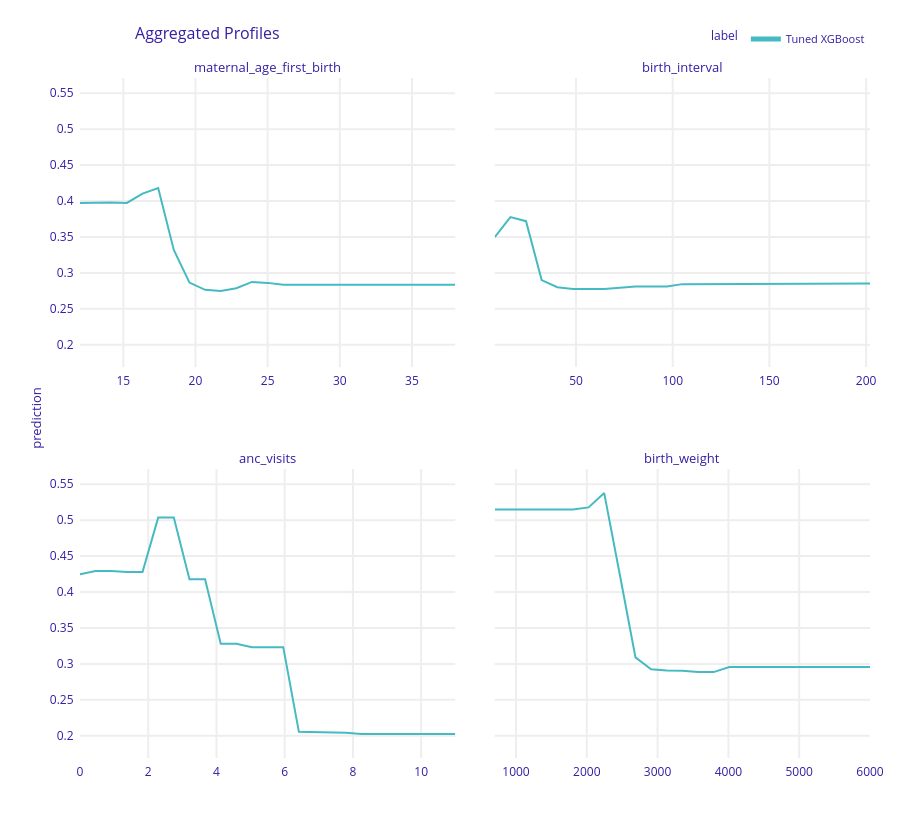

This figure's notebook cell:
### Markdown cell above
## Partial Dependence Profiles: Continuous Variables

### Code cell
pdp_continuous = explainer.model_profile(
    type="partial",
    variables=continuous_vars,
    variable_type="numerical",
    N=500,
    grid_points=25,
    random_state=RANDOM_STATE,
    verbose=False
)

pdp_continuous.plot()

### Figure 1 — Plotly figure (JSON) as saved in the notebook; plotly's stock layout.template omitted (floating-point values rounded to 4 significant figures)
{"data": [{"customdata": [[0.3107, "Tuned XGBoost", "maternal_age_first_birth"], [0.3107, "Tuned XGBoost", "maternal_age_first_birth"], [0.3107, "Tuned XGBoost", "maternal_age_first_birth"], [0.3107, "Tuned XGBoost", "maternal_age_first_birth"], [0.3107, "Tuned XGBoost", "maternal_age_first_birth"], [0.3107, "Tuned XGBoost", "maternal_age_first_birth"], [0.3107, "Tuned XGBoost", "maternal_age_first_birth"], [0.3107, "Tuned XGBoost", "maternal_age_first_birth"], [0.3107, "Tuned XGBoost", "maternal_age_first_birth"], [0.3107, "Tuned XGBoost", "maternal_age_first_birth"], [0.3107, "Tuned XGBoost", "maternal_age_first_birth"], [0.3107, "Tuned XGBoost", "maternal_age_first_birth"], [0.3107, "Tuned XGBoost", "maternal_age_first_birth"], [0.3107, "Tuned XGBoost", "maternal_age_first_birth"], [0.3107, "Tuned XGBoost", "maternal_age_first_birth"], [0.3107, "Tuned XGBoost", "maternal_age_first_birth"], [0.3107, "Tuned XGBoost", "maternal_age_first_birth"], [0.3107, "Tuned XGBoost", "maternal_age_first_birth"], [0.3107, "Tuned XGBoost", "maternal_age_first_birth"], [0.3107, "Tuned XGBoost", "maternal_age_first_birth"], [0.3107, "Tuned XGBoost", "maternal_age_first_birth"], [0.3107, "Tuned XGBoost", "maternal_age_first_birth"], [0.3107, "Tuned XGBoost", "maternal_age_first_birth"], [0.3107, "Tuned XGBoost", "maternal_age_first_birth"], [0.3107, "Tuned XGBoost", "maternal_age_first_birth"]], "hovertemplate": "<b>%{hovertext}</b><br><br>prediction=%{y:.3f}<br>mean_prediction=%{customdata[0]:.3f}<extra></extra>", "hovertext": ["Tuned XGBoost", "Tuned XGBoost", "Tuned XGBoost", "Tuned XGBoost", "Tuned XGBoost", "Tuned XGBoost", "Tuned XGBoost", "Tuned XGBoost", "Tuned XGBoost", "Tuned XGBoost", "Tuned XGBoost", "Tuned XGBoost", "Tuned XGBoost", "Tuned XGBoost", "Tuned XGBoost", "Tuned XGBoost", "Tuned XGBoost", "Tuned XGBoost", "Tuned XGBoost", "Tuned XGBoost", "Tuned XGBoost", "Tuned XGBoost", "Tuned XGBoost", "Tuned XGBoost", "Tuned XGBoost"], "legendgroup": "Tuned XGBoost", "line": {"color": "#46bac2", "dash": "solid", "width": 2}, "marker": {"symbol": "circle"}, "mode": "lines", "name": "Tuned XGBoost", "opacity": 1, "orientation": "v", "showlegend": true, "type": "scatter", "x": [12.0, 13.08, 14.17, 15.25, 16.33, 17.42, 18.5, 19.58, 20.67, 21.75, 22.83, 23.92, 25.0, 26.08, 27.17, 28.25, 29.33, 30.42, 31.5, 32.58, 33.67, 34.75, 35.83, 36.92, 38.0], "xaxis": "x3", "y": [0.3973, 0.3979, 0.3979, 0.3973, 0.4103, 0.4182, 0.3319, 0.2865, 0.2765, 0.2747, 0.2787, 0.2874, 0.2861, 0.2834, 0.2834, 0.2834, 0.2834, 0.2834, 0.2834, 0.2834, 0.2834, 0.2834, 0.2834, 0.2834, 0.2834], "yaxis": "y3"}, {"customdata": [[0.3107, "Tuned XGBoost", "birth_interval"], [0.3107, "Tuned XGBoost", "birth_interval"], [0.3107, "Tuned XGBoost", "birth_interval"], [0.3107, "Tuned XGBoost", "birth_interval"], [0.3107, "Tuned XGBoost", "birth_interval"], [0.3107, "Tuned XGBoost", "birth_interval"], [0.3107, "Tuned XGBoost", "birth_interval"], [0.3107, "Tuned XGBoost", "birth_interval"], [0.3107, "Tuned XGBoost", "birth_interval"], [0.3107, "Tuned XGBoost", "birth_interval"], [0.3107, "Tuned XGBoost", "birth_interval"], [0.3107, "Tuned XGBoost", "birth_interval"], [0.3107, "Tuned XGBoost", "birth_interval"], [0.3107, "Tuned XGBoost", "birth_interval"], [0.3107, "Tuned XGBoost", "birth_interval"], [0.3107, "Tuned XGBoost", "birth_interval"], [0.3107, "Tuned XGBoost", "birth_interval"], [0.3107, "Tuned XGBoost", "birth_interval"], [0.3107, "Tuned XGBoost", "birth_interval"], [0.3107, "Tuned XGBoost", "birth_interval"], [0.3107, "Tuned XGBoost", "birth_interval"], [0.3107, "Tuned XGBoost", "birth_interval"], [0.3107, "Tuned XGBoost", "birth_interval"], [0.3107, "Tuned XGBoost", "birth_interval"], [0.3107, "Tuned XGBoost", "birth_interval"]], "hovertemplate": "<b>%{hovertext}</b><br><br>prediction=%{y:.3f}<br>mean_prediction=%{customdata[0]:.3f}<extra></extra>", "hovertext": ["Tuned XGBoost", "Tuned XGBoost", "Tuned XGBoost", "Tuned XGBoost", "Tuned XGBoost", "Tuned XGBoost", "Tuned XGBoost", "Tuned XGBoost", "Tuned XGBoost", "Tuned XGBoost", "Tuned XGBoost", "Tuned XGBoost", "Tuned XGBoost", "Tuned XGBoost", "Tuned XGBoost", "Tuned XGBoost", "Tuned XGBoost", "Tuned XGBoost", "Tuned XGBoost", "Tuned XGBoost", "Tuned XGBoost", "Tuned XGBoost", "Tuned XGBoost", "Tuned XGBoost", "Tuned XGBoost"], "legendgroup": "Tuned XGBoost", "line": {"color": "#46bac2", "dash": "solid", "width": 2}, "marker": {"symbol": "circle"}, "mode": "lines", "name": "Tuned XGBoost", "opacity": 1, "orientation": "v", "showlegend": false, "type": "scatter", "x": [8.0, 16.08, 24.17, 32.25, 40.33, 48.42, 56.5, 64.58, 72.67, 80.75, 88.83, 96.92, 105.0, 113.1, 121.2, 129.2, 137.3, 145.4, 153.5, 161.6, 169.7, 177.8, 185.8, 193.9, 202.0], "xaxis": "x4", "y": [0.3498, 0.3778, 0.372, 0.2901, 0.2801, 0.2776, 0.2776, 0.2776, 0.2793, 0.2811, 0.2811, 0.2811, 0.2844, 0.2844, 0.2844, 0.2852, 0.2852, 0.2852, 0.2852, 0.2852, 0.2852, 0.2852, 0.2852, 0.2852, 0.2852], "yaxis": "y4"}, {"customdata": [[0.3107, "Tuned XGBoost", "anc_visits"], [0.3107, "Tuned XGBoost", "anc_visits"], [0.3107, "Tuned XGBoost", "anc_visits"], [0.3107, "Tuned XGBoost", "anc_visits"], [0.3107, "Tuned XGBoost", "anc_visits"], [0.3107, "Tuned XGBoost", "anc_visits"], [0.3107, "Tuned XGBoost", "anc_visits"], [0.3107, "Tuned XGBoost", "anc_visits"], [0.3107, "Tuned XGBoost", "anc_visits"], [0.3107, "Tuned XGBoost", "anc_visits"], [0.3107, "Tuned XGBoost", "anc_visits"], [0.3107, "Tuned XGBoost", "anc_visits"], [0.3107, "Tuned XGBoost", "anc_visits"], [0.3107, "Tuned XGBoost", "anc_visits"], [0.3107, "Tuned XGBoost", "anc_visits"], [0.3107, "Tuned XGBoost", "anc_visits"], [0.3107, "Tuned XGBoost", "anc_visits"], [0.3107, "Tuned XGBoost", "anc_visits"], [0.3107, "Tuned XGBoost", "anc_visits"], [0.3107, "Tuned XGBoost", "anc_visits"], [0.3107, "Tuned XGBoost", "anc_visits"], [0.3107, "Tuned XGBoost", "anc_visits"], [0.3107, "Tuned XGBoost", "anc_visits"], [0.3107, "Tuned XGBoost", "anc_visits"], [0.3107, "Tuned XGBoost", "anc_visits"]], "hovertemplate": "<b>%{hovertext}</b><br><br>prediction=%{y:.3f}<br>mean_prediction=%{customdata[0]:.3f}<extra></extra>", "hovertext": ["Tuned XGBoost", "Tuned XGBoost", "Tuned XGBoost", "Tuned XGBoost", "Tuned XGBoost", "Tuned XGBoost", "Tuned XGBoost", "Tuned XGBoost", "Tuned XGBoost", "Tuned XGBoost", "Tuned XGBoost", "Tuned XGBoost", "Tuned XGBoost", "Tuned XGBoost", "Tuned XGBoost", "Tuned XGBoost", "Tuned XGBoost", "Tuned XGBoost", "Tuned XGBoost", "Tuned XGBoost", "Tuned XGBoost", "Tuned XGBoost", "Tuned XGBoost", "Tuned XGBoost", "Tuned XGBoost"], "legendgroup": "Tuned XGBoost", "line": {"color": "#46bac2", "dash": "solid", "width": 2}, "marker": {"symbol": "circle"}, "mode": "lines", "name": "Tuned XGBoost", "opacity": 1, "orientation": "v", "showlegend": false, "type": "scatter", "x": [0.0, 0.4583, 0.9167, 1.375, 1.833, 2.292, 2.75, 3.208, 3.667, 4.125, 4.583, 5.042, 5.5, 5.958, 6.417, 6.875, 7.333, 7.792, 8.25, 8.708, 9.167, 9.625, 10.08, 10.54, 11.0], "xaxis": "x", "y": [0.4248, 0.4291, 0.4291, 0.428, 0.428, 0.5035, 0.5035, 0.4176, 0.4176, 0.3281, 0.3281, 0.3233, 0.3233, 0.3233, 0.2055, 0.2051, 0.2041, 0.2041, 0.2026, 0.2026, 0.2026, 0.2026, 0.2026, 0.2026, 0.2026], "yaxis": "y"}, {"customdata": [[0.3107, "Tuned XGBoost", "birth_weight"], [0.3107, "Tuned XGBoost", "birth_weight"], [0.3107, "Tuned XGBoost", "birth_weight"], [0.3107, "Tuned XGBoost", "birth_weight"], [0.3107, "Tuned XGBoost", "birth_weight"], [0.3107, "Tuned XGBoost", "birth_weight"], [0.3107, "Tuned XGBoost", "birth_weight"], [0.3107, "Tuned XGBoost", "birth_weight"], [0.3107, "Tuned XGBoost", "birth_weight"], [0.3107, "Tuned XGBoost", "birth_weight"], [0.3107, "Tuned XGBoost", "birth_weight"], [0.3107, "Tuned XGBoost", "birth_weight"], [0.3107, "Tuned XGBoost", "birth_weight"], [0.3107, "Tuned XGBoost", "birth_weight"], [0.3107, "Tuned XGBoost", "birth_weight"], [0.3107, "Tuned XGBoost", "birth_weight"], [0.3107, "Tuned XGBoost", "birth_weight"], [0.3107, "Tuned XGBoost", "birth_weight"], [0.3107, "Tuned XGBoost", "birth_weight"], [0.3107, "Tuned XGBoost", "birth_weight"], [0.3107, "Tuned XGBoost", "birth_weight"], [0.3107, "Tuned XGBoost", "birth_weight"], [0.3107, "Tuned XGBoost", "birth_weight"], [0.3107, "Tuned XGBoost", "birth_weight"], [0.3107, "Tuned XGBoost", "birth_weight"]], "hovertemplate": "<b>%{hovertext}</b><br><br>prediction=%{y:.3f}<br>mean_prediction=%{customdata[0]:.3f}<extra></extra>", "hovertext": ["Tuned XGBoost", "Tuned XGBoost", "Tuned XGBoost", "Tuned XGBoost", "Tuned XGBoost", "Tuned XGBoost", "Tuned XGBoost", "Tuned XGBoost", "Tuned XGBoost", "Tuned XGBoost", "Tuned XGBoost", "Tuned XGBoost", "Tuned XGBoost", "Tuned XGBoost", "Tuned XGBoost", "Tuned XGBoost", "Tuned XGBoost", "Tuned XGBoost", "Tuned XGBoost", "Tuned XGBoost", "Tuned XGBoost", "Tuned XGBoost", "Tuned XGBoost", "Tuned XGBoost", "Tuned XGBoost"], "legendgroup": "Tuned XGBoost", "line": {"color": "#46bac2", "dash": "solid", "width": 2}, "marker": {"symbol": "circle"}, "mode": "lines", "name": "Tuned XGBoost", "opacity": 1, "orientation": "v", "showlegend": false, "type": "scatter", "x": [700.0, 920.8, 1142.0, 1362.0, 1583.0, 1804.0, 2025.0, 2246.0, 2467.0, 2688.0, 2908.0, 3129.0, 3350.0, 3571.0, 3792.0, 4012.0, 4233.0, 4454.0, 4675.0, 4896.0, 5117.0, 5338.0, 5558.0, 5779.0, 6000.0], "xaxis": "x2", "y": [0.5149, 0.5149, 0.5149, 0.5149, 0.5149, 0.5149, 0.5178, 0.5376, 0.424, 0.3092, 0.2926, 0.2908, 0.2904, 0.2888, 0.2886, 0.2956, 0.2956, 0.2956, 0.2956, 0.2956, 0.2956, 0.2956, 0.2956, 0.2956, 0.2956], "yaxis": "y2"}], "layout": {"annotations": [{"font": {"size": 13}, "showarrow": false, "text": "anc_visits", "x": 0.2375, "xanchor": "center", "xref": "paper", "y": 0.425, "yanchor": "bottom", "yref": "paper"}, {"font": {"size": 13}, "showarrow": false, "text": "birth_weight", "x": 0.7625, "xanchor": "center", "xref": "paper", "y": 0.425, "yanchor": "bottom", "yref": "paper"}, {"font": {"size": 13}, "showarrow": false, "text": "maternal_age_first_birth", "x": 0.2375, "xanchor": "center", "xref": "paper", "y": 1, "yanchor": "bottom", "yref": "paper"}, {"font": {"size": 13}, "showarrow": false, "text": "birth_interval", "x": 0.7625, "xanchor": "center", "xref": "paper", "y": 1, "yanchor": "bottom", "yref": "paper"}, {"font": {"size": 13}, "showarrow": false, "text": "prediction", "textangle": -90, "x": -0.07, "xref": "paper", "y": 0.5, "yref": "paper"}], "font": {"color": "#371ea3"}, "height": 829, "hovermode": "x unified", "legend": {"font": {"size": 11}, "itemsizing": "constant", "orientation": "h", "title": {"font": {"size": 12}, "text": "label"}, "tracegroupgap": 0, "x": 1, "xanchor": "right", "y": 1.036, "yanchor": "bottom"}, "margin": {"b": 71, "r": 30, "t": 78}, "title": {"font": {"size": 16}, "text": "Aggregated Profiles", "x": 0.15}, "xaxis": {"anchor": "y", "automargin": true, "autorange": true, "domain": [0, 0.475], "fixedrange": true, "gridwidth": 2, "range": [0, 11], "showticklabels": true, "tickcolor": "white", "ticklen": 3, "ticks": "outside", "title": {"text": ""}, "type": "linear", "zeroline": false}, "xaxis2": {"anchor": "y2", "automargin": true, "autorange": true, "domain": [0.525, 1], "fixedrange": true, "gridwidth": 2, "range": [700, 6000], "showticklabels": true, "tickcolor": "white", "ticklen": 3, "ticks": "outside", "title": {"text": ""}, "type": "linear", "zeroline": false}, "xaxis3": {"anchor": "y3", "automargin": true, "autorange": true, "domain": [0, 0.475], "fixedrange": true, "gridwidth": 2, "range": [12, 38], "showticklabels": true, "tickcolor": "white", "ticklen": 3, "ticks": "outside", "title": {"text": ""}, "type": "linear", "zeroline": false}, "xaxis4": {"anchor": "y4", "automargin": true, "autorange": true, "domain": [0.525, 1], "fixedrange": true, "gridwidth": 2, "range": [8, 202], "showticklabels": true, "tickcolor": "white", "ticklen": 3, "ticks": "outside", "title": {"text": ""}, "type": "linear", "zeroline": false}, "yaxis": {"anchor": "x", "automargin": true, "domain": [0, 0.425], "fixedrange": true, "gridwidth": 2, "range": [0.1691, 0.5712], "tickcolor": "white", "ticklen": 3, "ticks": "outside", "title": {"text": ""}, "type": "linear", "zeroline": false}, "yaxis2": {"anchor": "x2", "automargin": true, "domain": [0, 0.425], "fixedrange": true, "gridwidth": 2, "matches": "y", "showticklabels": false, "tickcolor": "white", "ticklen": 3, "ticks": "outside", "title": {"text": ""}, "type": "linear", "zeroline": false}, "yaxis3": {"anchor": "x3", "automargin": true, "domain": [0.575, 1], "fixedrange": true, "gridwidth": 2, "matches": "y", "range": [0.1691, 0.5712], "tickcolor": "white", "ticklen": 3, "ticks": "outside", "title": {"text": ""}, "type": "linear", "zeroline": false}, "yaxis4": {"anchor": "x4", "automargin": true, "domain": [0.575, 1], "fixedrange": true, "gridwidth": 2, "matches": "y", "showticklabels": false, "tickcolor": "white", "ticklen": 3, "ticks": "outside", "title": {"text": ""}, "type": "linear", "zeroline": false}}}
